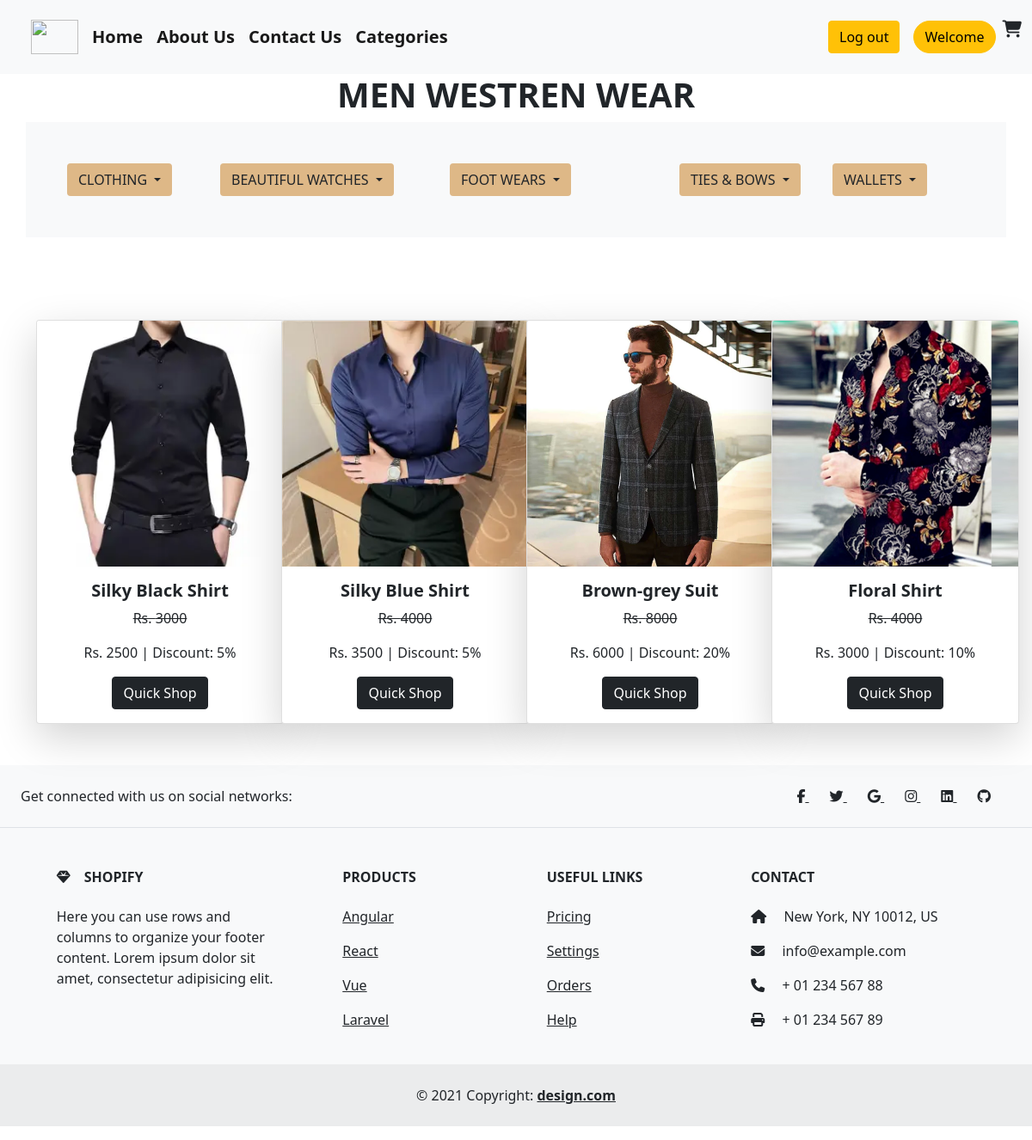
/man-westren-wear.php, run on the app's committed database.
### tables this page shows
CREATE TABLE `details` (
  `id` int(255) NOT NULL AUTO_INCREMENT,
  `name` varchar(255) NOT NULL,
  `description` varchar(255) NOT NULL,
  `dead` varchar(255) NOT NULL,
  `sale` varchar(255) NOT NULL,
  `total` varchar(255) NOT NULL,
  `category` varchar(255) NOT NULL,
  `sub-category` varchar(255) NOT NULL,
  `image` varchar(255) NOT NULL,
  `slider_1` varchar(255) NOT NULL,
  `slider_2` varchar(255) NOT NULL,
  `slider_3` varchar(255) NOT NULL,
  PRIMARY KEY (`id`)
);

### helpers.php (called while the page is built, shortened)
<?php
if (!function_exists('esc')) {
    function e($value)
    {
        return htmlspecialchars((string) $value, ENT_QUOTES, 'UTF-8');
    }
}

### man-westren-wear.php (the view, shortened to what this page needs)
<?php require_once __DIR__ . '/helpers.php'; ?>
<!DOCTYPE html>
<html lang="en">
<head>
    <link href="https://cdn.jsdelivr.net/npm/bootstrap@5.0.2/dist/css/bootstrap.min.css" rel="stylesheet">
    <link rel="stylesheet" href="https://cdnjs.cloudflare.com/ajax/libs/font-awesome/6.4.2/css/all.min.css">
</head>
<body>
    <nav class="navbar navbar-expand-lg navbar-light bg-light">
        <div class="container-fluid fw-bold">
            <a class="navbar-brand ms-4 rounded-circle" href="#"> <img src="./shopping-cart.png" alt="" height="40px" width="55px"></a>
            <div class="collapse navbar-collapse" id="navbarSupportedContent">
                <ul class="navbar-nav me-auto mb-2 mb-lg-0">
                    <li class="nav-item">
                        <a class="navbar-brand" href="./index1.php">Home</a>
                    </li>
                    <li class="nav-item">
                        <a class="navbar-brand" href="./about1.php">About Us</a>
                    </li>
                    <li class="nav-item">
                        <a class="navbar-brand" href="./contect1.php">Contact Us</a>
                    </li>
                    <li class="nav-item">
                        <a class="navbar-brand" href="./categories1.php">Categories</a>
                    </li>
                </ul>
                <ul style="list-style-type: none;" class="mt-3">
                    <li class="nav-item">
                        <a class="navbar-brand" href="./logout.php"><button class="btn btn-warning">Log out</button></a>
                    </li>
                </ul>
                <form class="d-flex">
                    <button class="btn btn-warning rounded-pill me-2">Welcome</button>
                    <i class="fa fa-cart-shopping fs-5"></i>
                </form>
            </div>
        </div>
    </nav>
    <div class="container">
        <div class="row">
            <div class="col-lg-12 col-md-12">
                <h1 class="text-center fw-bold">MEN WESTREN WEAR</h1>
            </div>
        </div>
    </div>
    <div class="container bg-light p-5">
        <div class="dropdwn row">
            <div class=" arrival col-lg-2 col-md-4">
                <div class="dropdown">
                    <button class="btn dropdown-toggle" type="button" id="dropdownMenuButton1" data-bs-toggle="dropdown" aria-expanded="false" style="background-color:burlywood;">
                        CLOTHING
                    </button>
                </div>
            </div>
            <div class="drp-boys col-lg-3 col-md-4">
                <div class="dropdown">
                    <button class="btn dropdown-toggle" type="button" id="dropdownMenuButton1" data-bs-toggle="dropdown" aria-expanded="false" style="background-color:burlywood;">
                        BEAUTIFUL WATCHES
                    </button>
                </div>
            </div>
            <div class="toddler-kids col-lg-3 col-md-4">
                <div class="dropdown">
                    <button class="btn dropdown-toggle" type="button" id="dropdownMenuButton1" data-bs-toggle="dropdown" aria-expanded="false" style="background-color:burlywood;">
                        FOOT WEARS
                    </button>
                </div>
            </div>
            <div class="drp-girls col-lg-2 col-md-4">
                <div class="dropdown">
                    <button class="btn dropdown-toggle" type="button" id="dropdownMenuButton1" data-bs-toggle="dropdown" aria-expanded="false" style="background-color:burlywood;">
                        TIES & BOWS
                    </button>
                </div>
            </div>
            <div class="eastren col-lg-2 col-md-4">
                <div class="dropdown">
                    <button class="btn dropdown-toggle" type="button" id="dropdownMenuButton1" data-bs-toggle="dropdown" aria-expanded="false" style="background-color:burlywood;">
                        WALLETS
                    </button>
                </div>
            </div>
        </div>
    </div>
    <div class="container mt-5">
        <div class="row">
            <?php
            include 'conn.php';
            $select = "SELECT * FROM `details` WHERE `category` = 'westren'";
            $query = mysqli_query($conn, $select);
            while ($result = mysqli_fetch_array($query)) {
            ?>
                <div class="col-lg-3 col-md-6 text-center mt-5">
                    <div class="card card shadow-lg" style="width: 18rem;">
                        <img src="./admin/upload/<?php echo e($result['image']); ?>" class="card-img-top" alt="...">
                        <div class="card-body">
                            <h5 class="card-title fw-bold"><?php echo e($result['name'])?></h5>
                            <p class="card-text"> <strike>Rs. <?php echo e($result['dead'])?></strike></p>
                            <p class="card-text"> Rs. <?php echo e($result['sale'])?> <span> | Discount: <?php echo e($result['total'])?></span></p>
                            <a href="add-to-cart2.php?id=<?php echo e($result['id']); ?>" class="btn btn-dark">Quick Shop</a>
                        </div>
                    </div>
                </div>
            <?php
            }
            ?>
        </div>
    </div>
    <footer class="text-center text-lg-start bg-light text-dark mb-3 mt-5">
        <section class="d-flex justify-content-center justify-content-lg-between p-4 border-bottom">
            <div class="me-5 d-none d-lg-block">
                <span>Get connected with us on social networks:</span>
            </div>
            <div>
                <a href="" class="me-4 text-reset">
                    <i class="fab fa-facebook-f"></i>
                </a>
                <a href="" class="me-4 text-reset">
                    <i class="fab fa-twitter"></i>
                </a>
                <a href="" class="me-4 text-reset">
                    <i class="fab fa-google"></i>
                </a>
                <a href="" class="me-4 text-reset">
                    <i class="fab fa-instagram"></i>
                </a>
                <a href="" class="me-4 text-reset">
                    <i class="fab fa-linkedin"></i>
                </a>
                <a href="" class="me-4 text-reset">
                    <i class="fab fa-github"></i>
                </a>
            </div>
        </section>
        <section class="">
            <div class="container text-center text-md-start mt-5">
                <div class="row mt-3">
                    <div class="col-md-3 col-lg-4 col-xl-3 mx-auto mb-4">
                        <h6 class="text-uppercase fw-bold mb-4">
                            <i class="fas fa-gem me-3"></i>Shopify
                        </h6>
                        <p>
                            Here you can use rows and columns to organize your footer content. Lorem ipsum
                            dolor sit amet, consectetur adipisicing elit.
                        </p>
                    </div>
                    <div class="col-md-2 col-lg-2 col-xl-2 mx-auto mb-4">
                        <h6 class="text-uppercase fw-bold mb-4">
                            Products
                        </h6>
                        <p>
                            <a href="#!" class="text-reset">Angular</a>
                        </p>
                        <p>
                            <a href="#!" class="text-reset">React</a>
                        </p>
                        <p>
                            <a href="#!" class="text-reset">Vue</a>
                        </p>
                        <p>
                            <a href="#!" class="text-reset">Laravel</a>
                        </p>
                    </div>
                    <div class="col-md-3 col-lg-2 col-xl-2 mx-auto mb-4">
                        <h6 class="text-uppercase fw-bold mb-4">
                            Useful links
                        </h6>
                        <p>
                            <a href="#!" class="text-reset">Pricing</a>
                        </p>
                        <p>
                            <a href="#!" class="text-reset">Settings</a>
                        </p>
                        <p>
                            <a href="#!" class="text-reset">Orders</a>
                        </p>
                        <p>
                            <a href="#!" class="text-reset">Help</a>
                        </p>
                    </div>
                    <div class="col-md-4 col-lg-3 col-xl-3 mx-auto mb-md-0 mb-4">
                        <h6 class="text-uppercase fw-bold mb-4">Contact</h6>
                        <p><i class="fas fa-home me-3"></i> New York, NY 10012, US</p>
                        <p>
                            <i class="fas fa-envelope me-3"></i>
                            info@example.com
                        </p>
                        <p><i class="fas fa-phone me-3"></i> + 01 234 567 88</p>
                        <p><i class="fas fa-print me-3"></i> + 01 234 567 89</p>
                    </div>
                </div>
            </div>
        </section>
        <div class="text-center p-4" style="background-color: rgba(0, 0, 0, 0.05);">
            © 2021 Copyright:
            <a class="text-reset fw-bold" href="">design.com</a>
        </div>
    </footer>
</body>
</html>

### data on the page
details: image (picture), name "Silky Black Shirt", dead "3000", sale "2500", total "5%"
details: image (picture), name "Silky Blue Shirt", dead "4000", sale "3500", total "5%"
details: image (picture), name "Brown-grey Suit", dead "8000", sale "6000", total "20%"
details: image (picture), name "Floral Shirt", dead "4000", sale "3000", total "10%"
